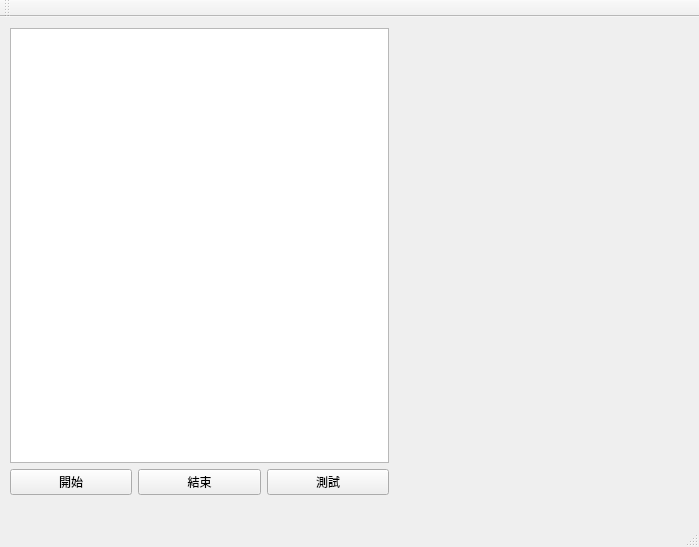
<?xml version="1.0" encoding="UTF-8"?>
<ui version="4.0">
 <class>MainWindow</class>
 <widget class="QMainWindow" name="MainWindow">
  <property name="geometry">
   <rect>
    <x>0</x>
    <y>0</y>
    <width>699</width>
    <height>547</height>
   </rect>
  </property>
  <property name="windowTitle">
   <string>MainWindow</string>
  </property>
  <widget class="QWidget" name="centralWidget">
   <widget class="QWidget" name="verticalLayoutWidget">
    <property name="geometry">
     <rect>
      <x>9</x>
      <y>9</y>
      <width>381</width>
      <height>471</height>
     </rect>
    </property>
    <layout class="QVBoxLayout" name="mainLayout">
     <property name="leftMargin">
      <number>1</number>
     </property>
     <property name="topMargin">
      <number>2</number>
     </property>
     <property name="rightMargin">
      <number>1</number>
     </property>
     <property name="bottomMargin">
      <number>2</number>
     </property>
     <item>
      <widget class="QTextBrowser" name="infoTextBrowser"/>
     </item>
     <item>
      <layout class="QHBoxLayout" name="horizontalLayout">
       <item>
        <widget class="QPushButton" name="startPushButton">
         <property name="text">
          <string>開始</string>
         </property>
        </widget>
       </item>
       <item>
        <widget class="QPushButton" name="endPushButton">
         <property name="text">
          <string>結束</string>
         </property>
        </widget>
       </item>
       <item>
        <widget class="QPushButton" name="testPushButton">
         <property name="text">
          <string>測試</string>
         </property>
        </widget>
       </item>
      </layout>
     </item>
    </layout>
   </widget>
  </widget>
  <widget class="QMenuBar" name="menuBar">
   <property name="geometry">
    <rect>
     <x>0</x>
     <y>0</y>
     <width>699</width>
     <height>25</height>
    </rect>
   </property>
  </widget>
  <widget class="QToolBar" name="mainToolBar">
   <attribute name="toolBarArea">
    <enum>TopToolBarArea</enum>
   </attribute>
   <attribute name="toolBarBreak">
    <bool>false</bool>
   </attribute>
  </widget>
  <widget class="QStatusBar" name="statusBar"/>
 </widget>
 <layoutdefault spacing="6" margin="11"/>
 <resources/>
 <connections/>
</ui>
